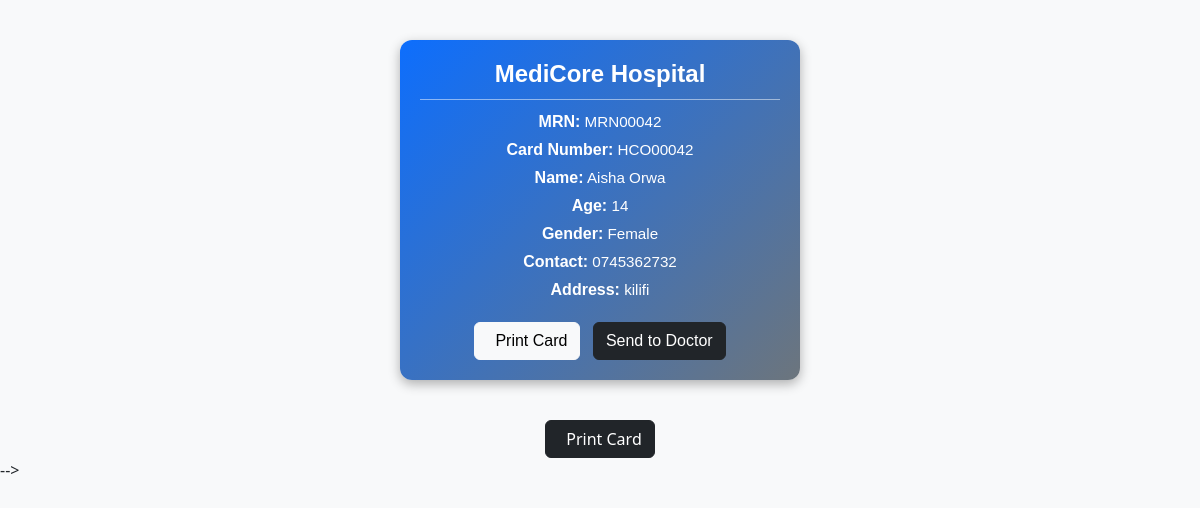
/print_card/42, run on the app's committed database.
### tables this page shows
CREATE TABLE patients (
    id INTEGER PRIMARY KEY AUTOINCREMENT,
    name TEXT NOT NULL,
    age INTEGER NOT NULL,
    gender TEXT NOT NULL,
    contact TEXT NOT NULL,
    address TEXT NOT NULL,
    symptoms TEXT,
    diagnosis TEXT,
    lab_results TEXT,
    prescribed_medicine TEXT,
    bill_amount REAL
, is_active INTEGER DEFAULT 1, admission_status TEXT DEFAULT 'outpatient', labor_status TEXT DEFAULT 'none', first_name TEXT, last_name TEXT, created_at TEXT, status TEXT DEFAULT 'draft', updated_at TEXT, card_number TEXT, medical_record_number TEXT, prescriptions TEXT, tests_ordered TEXT, billing_amount REAL);

### app.py (the view)
@app.route('/print_card/<int:patient_id>')
def print_card(patient_id):
    db = get_db()
    patient = db.execute("SELECT * FROM patients WHERE id = ?", (patient_id,)).fetchone()
    if not patient:
        flash("Patient not found.", "danger")
        return redirect(url_for('register'))
    return render_template('patient_card.html', patient=patient)

### app.py (called while the page is built)
def get_db():
    conn = sqlite3.connect('hospital.db')
    conn.row_factory = sqlite3.Row
    return conn

### templates/patient_card.html (shortened to what this page needs)
<!DOCTYPE html>
<html lang="en">
<head>
  <link href="https://cdn.jsdelivr.net/npm/bootstrap@5.3.0/dist/css/bootstrap.min.css" rel="stylesheet">
</head>
<body>
  <div class="id-card">
    <h4>MediCore Hospital</h4>
    <div class="divider"></div>
    <p><strong>MRN:</strong> {{ patient.medical_record_number }}</p>
    <p><strong>Card Number:</strong> {{ patient.card_number }}</p>
    <p><strong>Name:</strong> {{ patient.first_name }} {{ patient.last_name }}</p>
    <p><strong>Age:</strong> {{ patient.age }}</p>
    <p><strong>Gender:</strong> {{ patient.gender }}</p>
    <p><strong>Contact:</strong> {{ patient.contact }}</p>
    <p><strong>Address:</strong> {{ patient.address }}</p>
    <div class="action-buttons">
      <button onclick="window.print()" class="btn btn-light me-2">
         Print Card
      </button>
      <a href="{{ url_for('doctor') }}" class="btn btn-dark">Send to Doctor</a>
    </div>
  </div>
</body>
</html>
  <div class="text-center">
    <button class="btn btn-dark print-btn" onclick="window.print()">
       Print Card
    </button>
  </div>
</body>
</html> -->

### templates/patient_card.html (style rules this page uses)
body { background-color: #f8f9fa; }
.id-card { width: 400px; border-radius: 12px; background: linear-gradient(135deg, #0d6efd, #6c757d); color: white; padding: 20px; box-shadow: 0 4px 12px rgba(0,0,0,0.3); margin: 40px auto; text-align: center; font-family: Arial, sans-serif; }
.id-card h4 { margin-bottom: 10px; font-weight: bold; }
.id-card .divider { border-top: 1px solid rgba(255,255,255,0.5); margin: 10px 0; }
.id-card p { margin: 4px 0; font-size: 0.95rem; }
.id-card strong { font-size: 1rem; }
.action-buttons { margin-top: 20px; }

### data on the page
patients: medical_record_number "MRN00042", card_number "HCO00042", first_name "Aisha", last_name "Orwa", age "14", gender "Female", contact "0745362732", address "kilifi"
